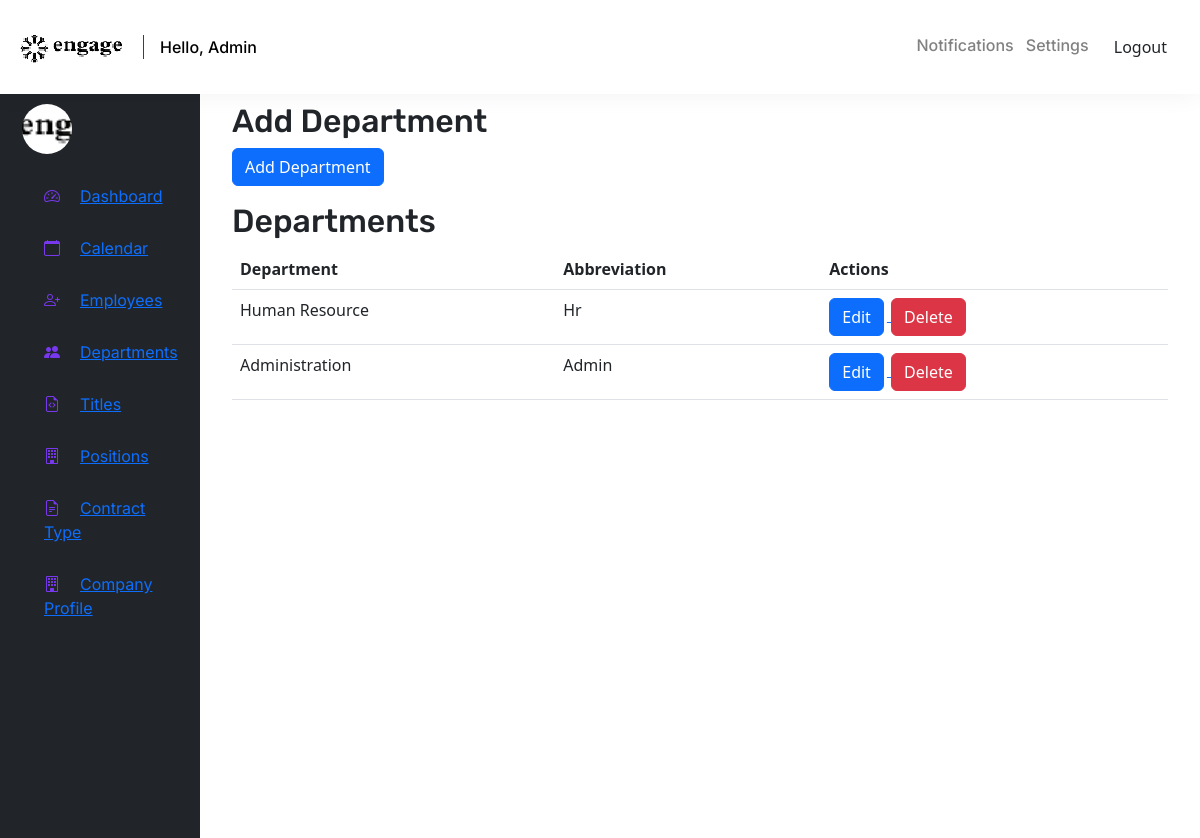
Page /add_dept/ (signed in) on the committed database.
### accounts/models.py (models this page shows, shortened)
class Department(models.Model):
    name = models.CharField(max_length=100)
    abbreviation = models.CharField(max_length=100, null=True)
    company = models.ForeignKey(Company, on_delete=models.CASCADE)

### accounts/views.py (the view, shortened to what this page needs)
# urls.py: path('add_dept/', views.add_dept, name='add_dept'),
@login_required
def add_dept(request):
    context = {}
    departments = Department.objects.filter(company=request.user.company)
    context = {
        'dept_form': DepartmentForm,
        'departments': departments,
        }
    return render(request, 'accounts/add_dept.html', context)

### accounts/templates/accounts/add_dept.html (shortened to what this page needs)
{% extends 'accounts/logged_in.html' %}
{% load crispy_forms_tags %}
{% block auth_content %}
<h2>Add department</h2>
<form method="post">
    <button type="button" class="btn btn-primary mb-3" data-bs-toggle="modal" data-bs-target="#addDeptModal">
        Add Department
    </button>
</form>
<h2>Departments</h2>
<table class="table">
    <thead>
        <tr>
            <th>Department</th>
            <th>Abbreviation</th>
            <th>Actions</th>
        </tr>
    </thead>
    <tbody>
        {% for dept in departments %}
        <tr>
            <td>{{ dept.name }}</td>
            <td>{{ dept.abbreviation }}</td>
            <td>
              <a href="{% url 'accounts:edit_dept' dept.pk %}">
                <button class="btn btn-primary edit-dept-btn">Edit</button>
              </a>
                <a href="{% url 'accounts:delete_dept' dept.pk %}" class="btn btn-danger">Delete</a>
            </td>
        </tr>
        {% endfor %}
    </tbody>
</table>
{% endblock %}

### static/assets/css/style.css (style rules this page uses)
:root { --primary_font: "Rubik", sans-serif; --secondary_font: "Inter", sans-serif; --primary_color: #3F3F3F; --secondary_color: #7839EE; --accent_color: #FBFBFB; --text_color: #818181; --default_color: #FFFFFF; --color_one: #EDE4FE; --primary_bg: #FAF7FE; }
html { scroll-behavior: smooth; min-height: 100vh; }
body { overflow-x: hidden; }
a { text-decoration: none; }
h2 { color: var(--primary_color); font-size: 44px; font-family: var(--primary_font); font-weight: 700; text-transform: capitalize; }
.btn { color: var(--secondary_color); font-size: 18px; font-family: var(--secondary_font); font-weight: 600; text-transform: capitalize; padding: 10px 36px 9px; border-radius: 4px; border: 1px solid var(--color_one); background: var(--color_one); transition: 0.4s all ease; }

### static/ecalendar/css/styles.css (style rules this page uses)
body { font-family: "ptsans", "Lato", "Helvetica Neue", Helvetica, Arial, sans-serif; }
.btn { outline: none; color: black; background-color: transparent; box-shadow: 0 0 0 0; margin-right: 3px; }
a { color: #17a2b8; }

### static/assets/css/responsive.css (style rules this page uses)
@media only screen and (min-width:1200px) and (max-width:1500px) { h2 { font-size: 32px; } }
@media only screen and (min-width:1200px) and (max-width:1500px) { .btn { font-size: 16px; } }

### rows in the picture
Department: name "Human Resource", abbreviation "Hr"
Department: name "Administration", abbreviation "Admin"
